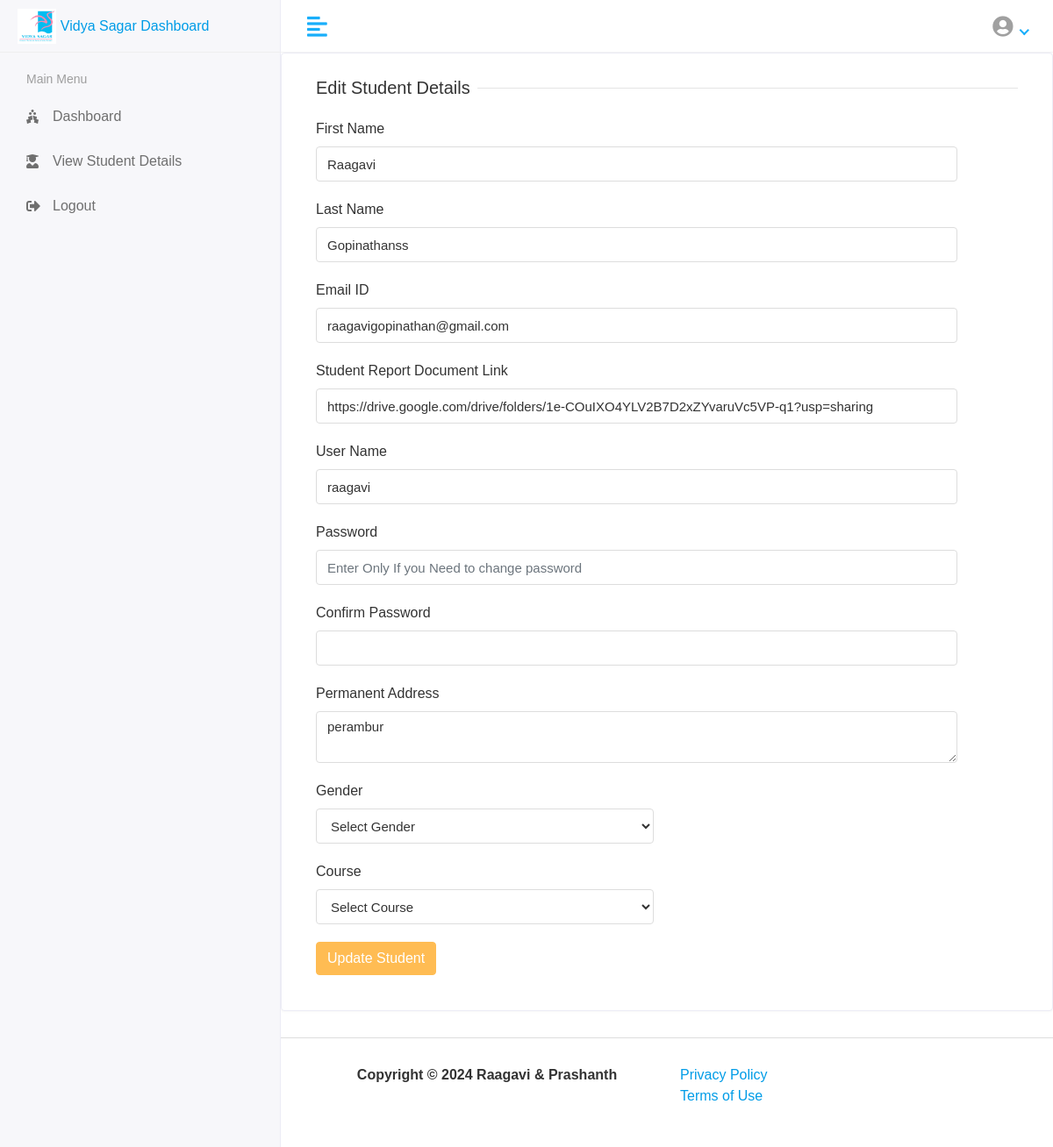
The app's page /Hod/Student/Edit/5 with its own data.
### app/models.py (models this page shows, shortened)
class Student(models.Model):
    admin = models. OneToOneField(customuser,on_delete=models.CASCADE)
    address = models.TextField()
    gender = models.CharField(max_length=100)
    course_id = models.ForeignKey(Course,on_delete = models.DO_NOTHING)
    created_at = models.DateTimeField(auto_now_add=True)
    updated_at = models.DateTimeField(auto_now=True)

class customuser(AbstractUser):
    USER_TYPES = (
        ('1', 'ADMIN'),
        ('2', 'STAFF'),
        ('3', 'STUDENT'),
    )
    user_type = models.CharField(choices=USER_TYPES, max_length=50, default='3')
    profile_pic = models.ImageField(upload_to='media/profile_pic', blank=True, null=True)
    student_details_link = models.URLField(max_length=200, null=True, blank=True)
    department = models.CharField(max_length=100, blank=True, null=True)

### vidyasagar_student_mgmt/admin_views.py (the view)
# urls.py: path("Hod/Student/Edit/<str:id>", admin_views.EDIT_STUDENT, name= 'edit_student'),
def EDIT_STUDENT(request, id):
    student = Student.objects.filter(id= id)
    course= Course.objects.all()
    context = {
        'student': student,
        'course': course,
    }
    return render(request,'Hod/edit_student.html',context)

### templates/Hod/edit_student.html (shortened to what this page needs)
{% extends 'base.html' %}
{% block content %}
<div class="row">
   <div class="col-sm-12">
      <div class="card">
         <div class="card-body">
            <form method="post" action="{% url 'update_student' %}" enctype="multipart/form-data">
                <div class="col-12">
                   <h5 class="form-title"><span>Edit Student Details</span></h5>
                </div>
                <div class="col-sm-11">
                   <div class="form-group">
                      <label>First Name</label>
                      <input type="text" class="form-control" name="first_name" value="{% for i in student %}{{ i.admin.first_name }}{% endfor %}" required>
                   </div>
                </div>
                <div class="col-sm-11">
                   <div class="form-group">
                      <label>Last Name</label>
                      <input type="text" class="form-control" name="last_name" value="{% for i in student %}{{ i.admin.last_name }}{% endfor %}" required>
                   </div>
                </div>
                <div class="col-sm-11">
                   <div class="form-group">
                      <label>Email ID</label>
                      <input type="email" class="form-control" name="email" value="{% for i in student %}{{ i.admin.email }}{% endfor %}" required>
                   </div>
                </div>
                <div class="col-sm-11">
                   <div class="form-group">
                      <label>Student Report Document Link</label>
                      <input type="url" class="form-control" name="student_details_link" value="{% for i in student %}{{i.admin.student_details_link}}{% endfor %}" placeholder="http://example.com/document">
                   </div>
                </div>
                <div class="col-sm-11">
                   <div class="form-group">
                      <label>User Name</label>
                      <input type="text" class="form-control" name="username" value="{% for i in student %}{{i.admin.username}}{% endfor %}" required>
                   </div>
                </div>
                <div class="col-sm-11">
                   <div class="form-group">
                      <label>Password</label>
                      <input type="password" class="form-control" name="password" placeholder="Enter Only If you Need to change password">
                   </div>
                </div>
                <div class="col-sm-11">
                   <div class="form-group">
                      <label>Confirm Password</label>
                      <input type="password" class="form-control" name="password2" >
                   </div>
                </div>
                <div class="col-sm-11">
                   <div class="form-group">
                      <label>Permanent Address</label>
                      <textarea class="form-control" name="address" required>{% for i in student %}{{i.address}}{% endfor %}</textarea>
                   </div>
                </div>
                <div class="col-12 col-sm-6">
                   <div class="form-group">
                      <label>Gender</label>
                      <select class="form-control" name="gender">
                         <option>Select Gender</option>
                      </select>
                   </div>
                </div>
                <div class="col-12 col-sm-6">
                   <div class="form-group" required>
                      <label>Course</label>
                      <select class="form-control" name="course_id">
                         <option>Select Course</option>
                      </select>
                   </div>
                </div>
                <div class="col-12">
                   <button type="submit" class="btn btn-primary">Update Student</button>
                </div>
            </form>
         </div>
      </div>
   </div>
</div>
{% endblock %}

### static/assets/css/style.css (style rules this page uses)
html { height: 100%; }
body { background-color: #fff; color: #333; font-family: 'Poppins', sans-serif; font-size: 1rem; height: 100%; line-height: 1.5; overflow-x: hidden; }
h1, h2, h3, h4, h5, h6 { font-family: 'Poppins', sans-serif; margin-top: 0; }
.form-control { border: 1px solid #ddd; box-shadow: none; color: #333; font-size: 15px; height: 40px; }
input, button, a { transition: all 0.4s ease; -moz-transition: all 0.4s ease; -o-transition: all 0.4s ease; -ms-transition: all 0.4s ease; -webkit-transition: all 0.4s ease; }
input, input:focus, button, button:focus { outline: none; }
input[type=text], input[type=password] { -webkit-appearance: none; -moz-appearance: none; appearance: none; }
textarea.form-control { resize: vertical; }
.form-group { margin-bottom: 1.25rem; }
.btn-primary { background-color: #FFBC53; border: 1px solid #FFBC53; }
.card { border: 1px solid #ececf5; box-shadow: 0 1px 3px 0 rgba(0, 0, 0, 0.03); margin-bottom: 1.875rem; }
.card-body { padding: 1.5rem; }
.form-title { width: 100%; max-width: 100%; padding: 0; font-size: 1.25rem; font-weight: 500; line-height: inherit; color: #333; white-space: normal; position: relative; display: block; margin-bottom: 20px; }
.form-title:before { content: ""; position: absolute; left: 0px; right: 0px; height: 1px; top: 50%; background-color: rgba(0, 0, 0, 0.1); }
.form-title span { padding: 0px 0.5rem 0 0; background-color: #fff; display: inline-block; z-index: 2; position: relative; }

### records on screen
Student: first_name "Raagavi", last_name "Gopinathanss", email "raagavigopinathan@gmail.com", student_details_link "https://drive.google.com/drive/folders/1e-COuIXO4YLV2B7D2xZYvaruVc5VP-q1?usp=sharing", username "raagavi", address "perambur"
